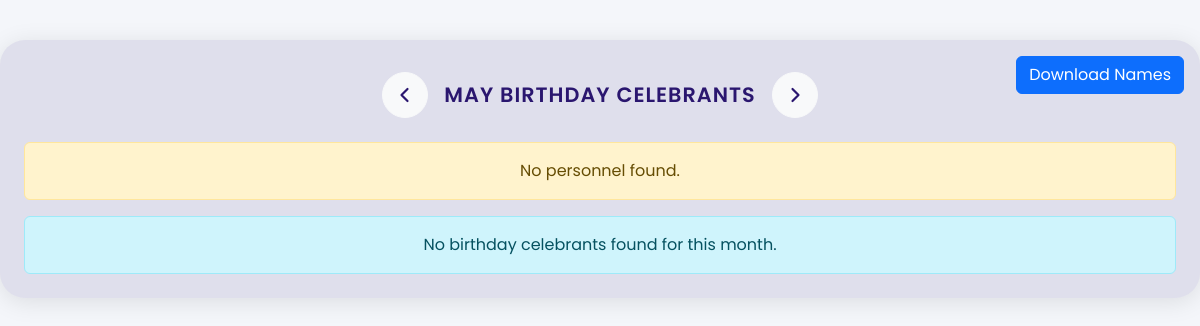
The page /src/hero/birthday.php on the database as committed earlier.
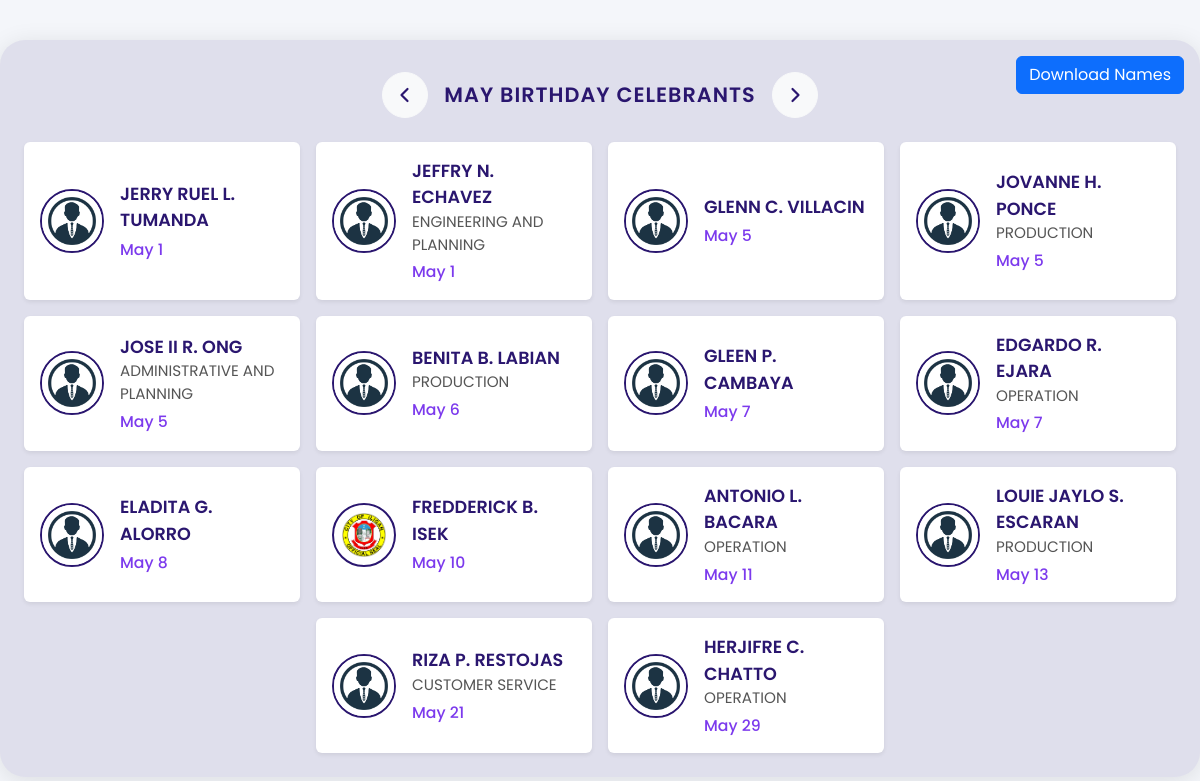
The same page on the database as committed later.
### tables this page shows
CREATE TABLE `personnel` (
  `personnel_id` int(5) NOT NULL,
  `Emp_No` varchar(100) NOT NULL,
  `emp_type` enum('Regular','Job Order','Contract') NOT NULL,
  `emp_status` enum('Active','Inactive') NOT NULL,
  `full_name` varchar(255) DEFAULT NULL,
  `position` varchar(255) DEFAULT NULL,
  `unit` varchar(100) NOT NULL,
  `section` varchar(100) NOT NULL,
  `team` varchar(255) NOT NULL,
  `operator` varchar(255) NOT NULL,
  `division` varchar(255) DEFAULT NULL,
  `contact_number` bigint(11) DEFAULT NULL,
  `sex` enum('Male','Female') DEFAULT NULL,
  `birthdate` date DEFAULT NULL,
  `address` varchar(255) DEFAULT NULL,
  `profile_picture` varchar(255) NOT NULL,
  `createdAt` timestamp NOT NULL DEFAULT current_timestamp() ON UPDATE current_timestamp(),
  `updatedAt` timestamp NOT NULL DEFAULT current_timestamp() ON UPDATE current_timestamp()
);

### src/hero/birthday.php (the view, shortened to what this page needs)
<?php
include_once __DIR__ . '/../../backend/db.php';
$personnel = [];
$sql = "SELECT full_name, birthdate, division, profile_picture, personnel_id
        FROM personnel
        WHERE emp_status = 'Active'
        ORDER BY MONTH(birthdate) DESC, DAY(birthdate) ASC";
$result = $conn->query($sql);
if ($result && $result->num_rows > 0) {
    while ($row = $result->fetch_assoc()) {
        $personnel[] = $row;
    }
} else {
    $error = $conn->error ? "Database Error: {$conn->error}" : "No personnel found.";
}
?>
<!DOCTYPE html>
<html>
<head>
<link href="https://cdn.jsdelivr.net/npm/bootstrap@5.3.0/dist/css/bootstrap.min.css" rel="stylesheet">
</head>
<body>
<div class="birthday-announcement position-relative">
    <button class="btn btn-primary position-absolute top-0 end-0 m-3"
        onclick="downloadCelebrantNames()">
        Download Names
    </button>
    <div class="d-flex align-items-center justify-content-center gap-3 mb-4">
        <button id="prevMonth" class="btn btn-light rounded-circle p-2 d-flex align-items-center justify-content-center" type="button">
            <svg width="28" height="28" viewBox="0 0 28 28" fill="none" xmlns="http://www.w3.org/2000/svg" aria-hidden="true">
                <path d="M16.5 20L10.5 14L16.5 8" stroke="#2a166f" stroke-width="2.2" stroke-linecap="round" stroke-linejoin="round"/>
            </svg>
        </button>
        <span id="monthLabel" class="text-nowrap">BIRTHDAY CELEBRANTS</span>
        <button id="nextMonth" class="btn btn-light rounded-circle p-2 d-flex align-items-center justify-content-center" type="button">
            <svg width="28" height="28" viewBox="0 0 28 28" fill="none" xmlns="http://www.w3.org/2000/svg" aria-hidden="true">
                <path d="M11.5 8L17.5 14L11.5 20" stroke="#2a166f" stroke-width="2.2" stroke-linecap="round" stroke-linejoin="round"/>
            </svg>
        </button>
    </div>
    <?php if (!empty($error)): ?>
        <div class="alert alert-warning text-center"><?php echo htmlspecialchars($error); ?></div>
    <?php endif; ?>
	<?php if (empty($personnel)): ?>
		<div class="alert alert-info text-center">No birthday celebrants found for this month.</div>
	<?php endif; ?>
    <div class="row g-3 justify-content-center" id="celebrantsList">
        <?php foreach ($personnel as $person):
            $monthNum = date('n', strtotime($person['birthdate'])) - 1;
            $day = date('j', strtotime($person['birthdate']));
            $month = date('F', strtotime($person['birthdate']));
            $uploadDir = __DIR__ . '/../../uploads/';
            $webUploadDir = '../../uploads/';
            $defaultPic = '../../assets/profile.jpg';
            $profilePicBase = 'profile_' . $person['personnel_id'];
            $profilePicPathJpg = $uploadDir . $profilePicBase . '.jpg';
            $profilePicPathPng = $uploadDir . $profilePicBase . '.png';
            $profilePicWebJpg = $webUploadDir . $profilePicBase . '.jpg';
            $profilePicWebPng = $webUploadDir . $profilePicBase . '.png';
            if (file_exists($profilePicPathJpg)) {
                $profilePic = $profilePicWebJpg;
            } elseif (file_exists($profilePicPathPng)) {
                $profilePic = $profilePicWebPng;
            } else {
                $profilePic = $defaultPic;
            }
        ?>
        <div class="col-12 col-md-3 celebrant-card" data-month="<?php echo $monthNum; ?>">
            <div class="card shadow-sm border-0 h-100">
                <div class="card-body d-flex align-items-center gap-3">
                    <img class="profile-pic-icon" src="<?php echo htmlspecialchars($profilePic); ?>" alt="Profile">
                    <div>
                        <div class="celebrant-name"><?php echo htmlspecialchars($person['full_name']); ?></div>
                        <div class="celebrant-division"><?php echo htmlspecialchars($person['division']); ?></div>
                        <div class="celebrant-date"><?php echo $month . ' ' . $day; ?></div>
                    </div>
                </div>
            </div>
        </div>
        <?php endforeach; ?>
    </div>
</div>
</body>
</html>

Rows that differ between the two databases and show on the page:
added personnel: full_name "JERRY RUEL L. TUMANDA", birthdate "May", birthdate "1"
added personnel: full_name "JEFFRY N. ECHAVEZ", division "ENGINEERING AND PLANNING", birthdate "May", birthdate "1"
added personnel: full_name "GLENN C. VILLACIN", birthdate "May", birthdate "5"
added personnel: full_name "JOVANNE H. PONCE", division "PRODUCTION", birthdate "May", birthdate "5"
added personnel: full_name "JOSE II R. ONG", division "ADMINISTRATIVE AND PLANNING", birthdate "May", birthdate "5"
added personnel: full_name "BENITA B. LABIAN", division "PRODUCTION", birthdate "May", birthdate "6"
added personnel: full_name "GLEEN P. CAMBAYA", birthdate "May", birthdate "7"
added personnel: full_name "EDGARDO R. EJARA", division "OPERATION", birthdate "May", birthdate "7"
added personnel: full_name "ELADITA G. ALORRO", birthdate "May", birthdate "8"
added personnel: shows a picture, full_name "FREDDERICK B. ISEK", birthdate "May", birthdate "10"
added personnel: full_name "ANTONIO L. BACARA", division "OPERATION", birthdate "May", birthdate "11"
added personnel: full_name "LOUIE JAYLO S. ESCARAN", division "PRODUCTION", birthdate "May", birthdate "13"
added personnel: full_name "RIZA P. RESTOJAS", division "CUSTOMER SERVICE", birthdate "May", birthdate "21"
added personnel: full_name "HERJIFRE C. CHATTO", division "OPERATION", birthdate "May", birthdate "29"
Other text that changed with them:
$error: "No personnel found." → (not shown)
text no longer shown: "No birthday celebrants found for this month."
